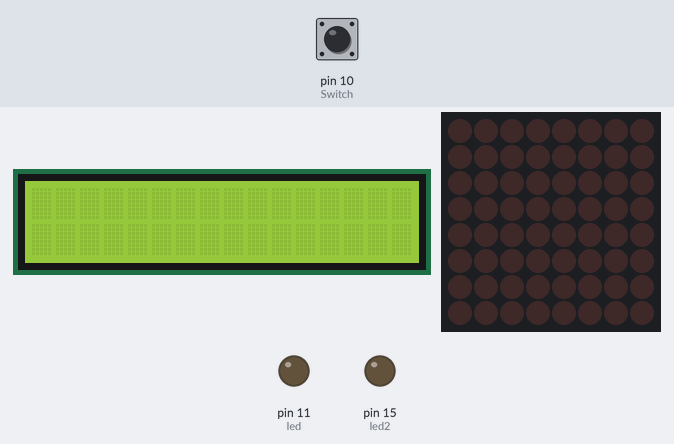
Recording of a program running on a simulated Raspberry Pi (header pin numbers). Shown: 16×2 character LCD, 8×8 LED matrix, output pins drawn as LEDs (lit = HIGH). The test bench sets the inputs (shaded band); at power-on: pin 10 (Switch) LOW. What the program prints to the terminal is not drawn.

Above: at 1.4 s.
1.5 s: pin 10 (Switch) pulled HIGH for 0.15 s
At 3.5 s:
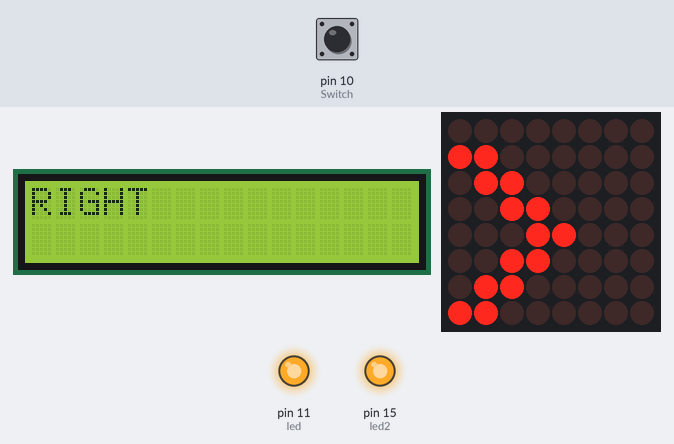
4.6 s: pin 10 (Switch) pulled HIGH for 1 s
At 5.4 s:
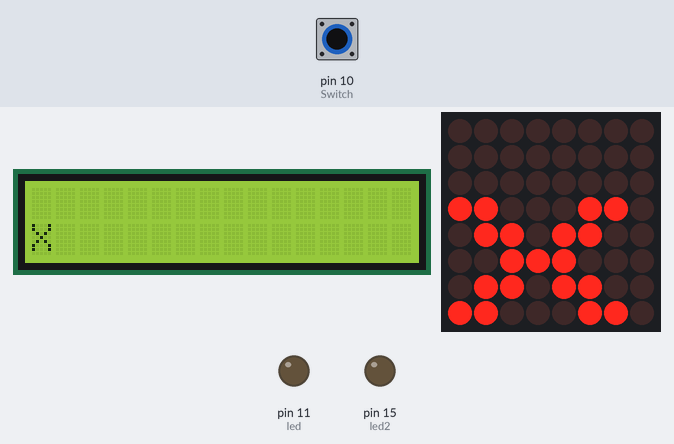
7.1 s: pin 10 (Switch) pulled HIGH for 0.15 s
At 7.9 s:
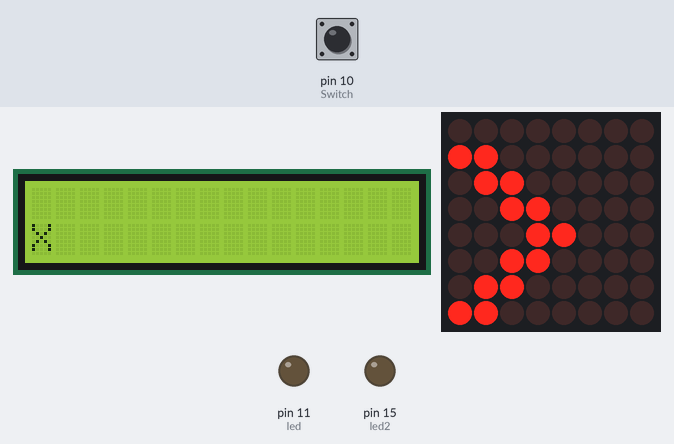
9.6 s: pin 10 (Switch) pulled HIGH for 3.2 s
At 12.52 s:
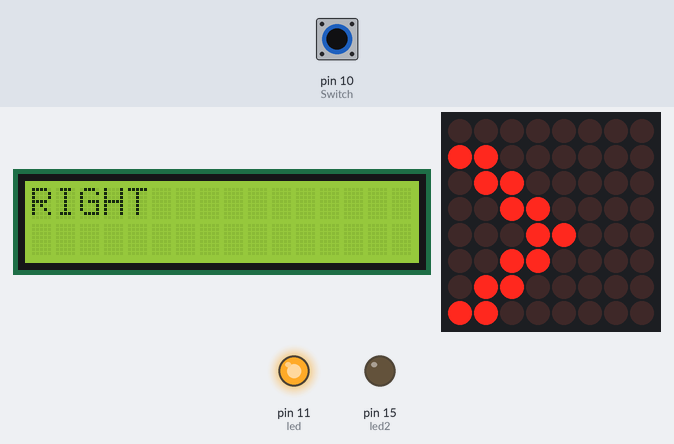
Timing chart, 0 to 14.2 s (numbered marks = the images above; inputs shaded):
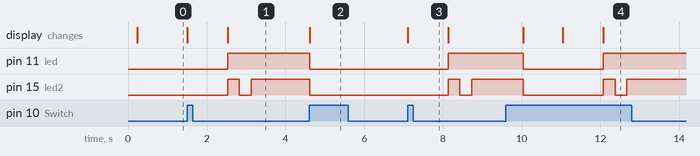

Measured:
- after the input at 1.5 s, pin 11 (led): LOW → HIGH after 1.0 s; pin 15 (led2): LOW → HIGH after 1.0 s, → LOW 0.30 s later, → HIGH 0.30 s later; the display: first changes at once (image 1 shows a later state)
- after the input at 4.6 s, pin 11 (led), pin 15 (led2): HIGH → LOW at once; the display: changes at once (image 2)
- after the input at 7.1 s, pin 11 (led): LOW → HIGH after 1.0 s; pin 15 (led2): LOW → HIGH after 1.0 s, → LOW 0.30 s later, → HIGH 0.30 s later; the display: changes at once (image 3)
- after the input at 9.6 s, pin 11 (led): HIGH → LOW after 0.44 s, → HIGH 2.0 s later; pin 15 (led2): HIGH → LOW after 0.44 s, → HIGH 2.0 s later, → LOW 0.30 s later, → HIGH 0.30 s later; the display: first changes after 0.44 s (image 4 shows a later state)

The program:

I2C.py
```python
import RPi.GPIO as GPIO
import I2C_driver as LCD
from time import *
from time import sleep, strftime
from datetime import datetime


from luma.core.interface.serial import spi, noop
from luma.core.render import canvas
from luma.core.virtual import viewport
from luma.led_matrix.device import max7219
from luma.core.legacy import text, show_message
from luma.core.legacy.font import proportional, CP437_FONT, LCD_FONT


GPIO.setwarnings(False) # Ignore warning for now
GPIO.setmode(GPIO.BOARD) # Use physical pin numbering
def main():
    mylcd = LCD.lcd()
    light=40
    tough=38
    flame=36
    Switch= 10
    led= 11
    led2=15

    GPIO.setup(flame, GPIO.IN, pull_up_down=GPIO.PUD_DOWN)
    GPIO.setup(light, GPIO.IN, pull_up_down=GPIO.PUD_DOWN)
    GPIO.setup(tough, GPIO.IN, pull_up_down=GPIO.PUD_DOWN)
    GPIO.setup(Switch, GPIO.IN, pull_up_down=GPIO.PUD_DOWN)
    GPIO.setup(led, GPIO.OUT, initial=GPIO.LOW)
    GPIO.setup(led2, GPIO.OUT, initial=GPIO.LOW)
    serial = spi(port=0, device=0, gpio=noop())
    device = max7219(serial, width=8, height=8, block_orientation=0)
    print(device)
    device.contrast(100)
    virtual = viewport(device, width=8, height=8)

    #show_message(device, 'Raspberry Pi MAX7219', fill="white", font=proportional(LCD_FONT), scroll_delay=0.08)
    flag=0
    while True:
        if GPIO.input(Switch) == GPIO.HIGH and flag==0:
            with canvas(virtual) as draw:
                text(draw, (0, 1), '>', fill="white", font=proportional(CP437_FONT))
            sleep(1)
            mylcd.lcd_clear()
            mylcd.lcd_display_string("RIGHT",1)
            GPIO.output(led, GPIO.HIGH)
            GPIO.output(led2, GPIO.HIGH)
            sleep(0.3)
            GPIO.output(led2, GPIO.LOW)
            sleep(0.3)
            GPIO.output(led2, GPIO.HIGH)
            sleep(0.3)

            flag=1

            sleep(1)


        elif GPIO.input(Switch) == GPIO.HIGH and flag==1:
            mylcd.lcd_clear()
            mylcd.lcd_display_string("X",2)
            GPIO.output(led, GPIO.LOW)
            GPIO.output(led2, GPIO.LOW)
            flag=0

            with canvas(virtual) as draw:
                text(draw, (0, 1), 'x', fill="white", font=proportional(CP437_FONT))
            sleep(1)


'''
        for _ in range(1):
            for intensity in range(16):
                device.contrast(intensity*16)
                sleep(0.1)
'''

if __name__ == '__main__':
    main()
```
